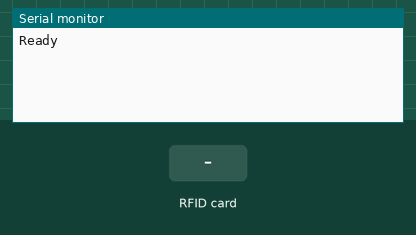
Simulated run of this sketch. Board: Arduino Uno, built with avr-gcc and run on an emulated ATmega328P. Shown: the last lines printed to the serial monitor. The inputs (shaded band) are chosen by the test bench.

Above: at 1.2 s.
1.3 s: RFID card 43 B6 6C F5 held to the reader
At 2.3 s:
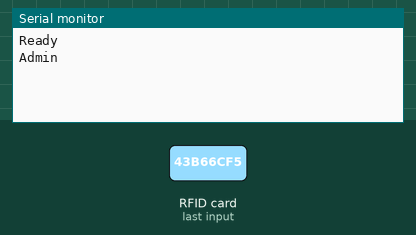
2.8 s: RFID card 53 72 7B F6 held to the reader
At 3.7 s:
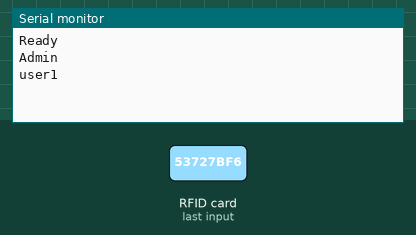
4.3 s: RFID card 5E 7A 19 C4 held to the reader
At 5.0 s:
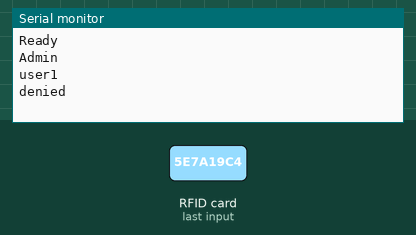

The sketch:

rfid.ino
```cpp
#include <SPI.h>
#include <MFRC522.h>

#define RST_PIN         9
#define SS_PIN          10

MFRC522 mfrc522(SS_PIN, RST_PIN);

void setup() {
  Serial.begin(9600);
  while (!Serial);
  SPI.begin();
  mfrc522.PCD_Init();
  Serial.println("Ready");
}

void loop() {

  if (mfrc522.PICC_IsNewCardPresent() && mfrc522.PICC_ReadCardSerial()) {

    if (isAuthorized()) {
      Serial.println("Admin");
    } else if (isAuthorized1()) {
      Serial.println("user1");
    } else if (isAuthorized2()) {
      Serial.println("user2");
    } else {
      Serial.println("denied");
    }

    mfrc522.PICC_HaltA();
    mfrc522.PCD_StopCrypto1();
  }
}

bool isAuthorized() {

  byte authorizedUID[] = {0x43, 0xB6, 0x6C, 0xF5};

  for (byte i = 0; i < mfrc522.uid.size; i++) {
    if (mfrc522.uid.uidByte[i] != authorizedUID[i]) {
      return false;
    }
  }
  return true;
}

bool isAuthorized1() {

  byte authorizedUID1[] = {0x53, 0x72, 0x7B, 0xF6};

  for (byte i = 0; i < mfrc522.uid.size; i++) {
    if (mfrc522.uid.uidByte[i] != authorizedUID1[i]) {
      return false;
    }
  }
  return true;
}

bool isAuthorized2() {

  byte authorizedUID2[] = {0xE6, 0x51, 0x7C, 0x72};

  for (byte i = 0; i < mfrc522.uid.size; i++) {
    if (mfrc522.uid.uidByte[i] != authorizedUID2[i]) {
      return false;
    }
  }
  return true;
}
```

Measured:
- after the input at 1.3 s, the serial monitor: prints a new line at once (image 1)
- after the input at 2.8 s, the serial monitor: prints a new line at once (image 2)
- after the input at 4.3 s, the serial monitor: prints a new line at once (image 3)
